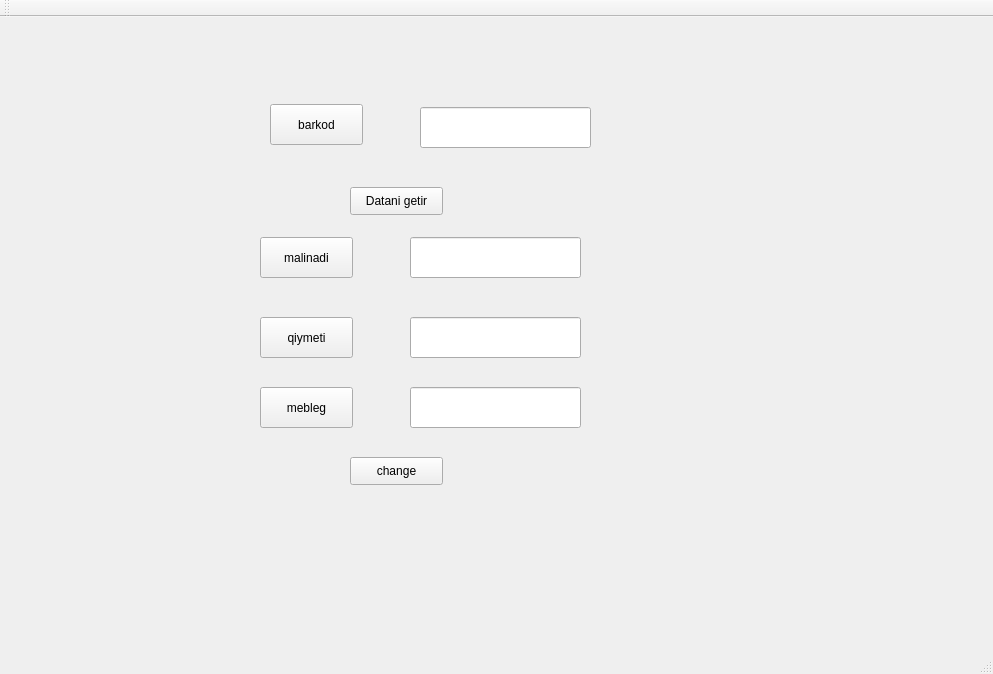
<?xml version="1.0" encoding="UTF-8"?>
<ui version="4.0">
 <class>MainWindow</class>
 <widget class="QMainWindow" name="MainWindow">
  <property name="geometry">
   <rect>
    <x>0</x>
    <y>0</y>
    <width>993</width>
    <height>674</height>
   </rect>
  </property>
  <property name="windowTitle">
   <string>MainWindow</string>
  </property>
  <widget class="QWidget" name="centralwidget">
   <widget class="QPushButton" name="pushButton">
    <property name="geometry">
     <rect>
      <x>270</x>
      <y>87</y>
      <width>93</width>
      <height>41</height>
     </rect>
    </property>
    <property name="text">
     <string>barkod</string>
    </property>
   </widget>
   <widget class="QLineEdit" name="barkod">
    <property name="geometry">
     <rect>
      <x>420</x>
      <y>90</y>
      <width>171</width>
      <height>41</height>
     </rect>
    </property>
   </widget>
   <widget class="QPushButton" name="call">
    <property name="geometry">
     <rect>
      <x>350</x>
      <y>170</y>
      <width>93</width>
      <height>28</height>
     </rect>
    </property>
    <property name="text">
     <string>Datani getir</string>
    </property>
   </widget>
   <widget class="QLineEdit" name="malinadi">
    <property name="geometry">
     <rect>
      <x>410</x>
      <y>220</y>
      <width>171</width>
      <height>41</height>
     </rect>
    </property>
   </widget>
   <widget class="QPushButton" name="ad">
    <property name="geometry">
     <rect>
      <x>260</x>
      <y>220</y>
      <width>93</width>
      <height>41</height>
     </rect>
    </property>
    <property name="text">
     <string>malinadi</string>
    </property>
   </widget>
   <widget class="QPushButton" name="qiymet">
    <property name="geometry">
     <rect>
      <x>260</x>
      <y>300</y>
      <width>93</width>
      <height>41</height>
     </rect>
    </property>
    <property name="text">
     <string>qiymeti</string>
    </property>
   </widget>
   <widget class="QLineEdit" name="qiymeti">
    <property name="geometry">
     <rect>
      <x>410</x>
      <y>300</y>
      <width>171</width>
      <height>41</height>
     </rect>
    </property>
   </widget>
   <widget class="QLineEdit" name="mebleg">
    <property name="geometry">
     <rect>
      <x>410</x>
      <y>370</y>
      <width>171</width>
      <height>41</height>
     </rect>
    </property>
   </widget>
   <widget class="QPushButton" name="meblegbtn">
    <property name="geometry">
     <rect>
      <x>260</x>
      <y>370</y>
      <width>93</width>
      <height>41</height>
     </rect>
    </property>
    <property name="text">
     <string>mebleg</string>
    </property>
   </widget>
   <widget class="QPushButton" name="change">
    <property name="geometry">
     <rect>
      <x>350</x>
      <y>440</y>
      <width>93</width>
      <height>28</height>
     </rect>
    </property>
    <property name="text">
     <string>change</string>
    </property>
   </widget>
  </widget>
  <widget class="QMenuBar" name="menubar">
   <property name="geometry">
    <rect>
     <x>0</x>
     <y>0</y>
     <width>993</width>
     <height>26</height>
    </rect>
   </property>
  </widget>
  <widget class="QStatusBar" name="statusbar"/>
  <widget class="QToolBar" name="toolBar">
   <property name="windowTitle">
    <string>toolBar</string>
   </property>
   <attribute name="toolBarArea">
    <enum>TopToolBarArea</enum>
   </attribute>
   <attribute name="toolBarBreak">
    <bool>false</bool>
   </attribute>
  </widget>
 </widget>
 <resources/>
 <connections/>
</ui>
